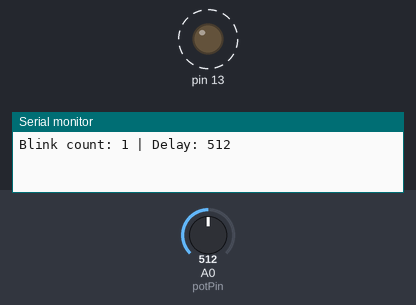
The sketch below on a simulated Arduino Uno, built with avr-gcc and run on an emulated ATmega328P. Parts: output pins drawn as LEDs (lit = HIGH), the last lines printed to the serial monitor. Dashed ring = blinking. Inputs (shaded band) come from the test bench; at power-on: A0 (potPin) = 512.

Above: at 1.8 s.
1.9 s: A0 (potPin) set to 0
At 3.2 s:
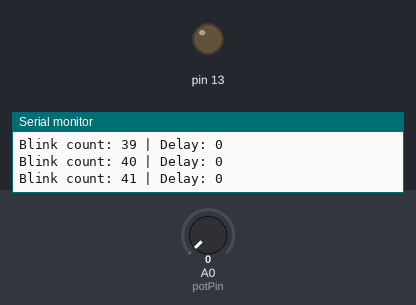
6.0 s: A0 (potPin) set to 122
At 6.31 s:
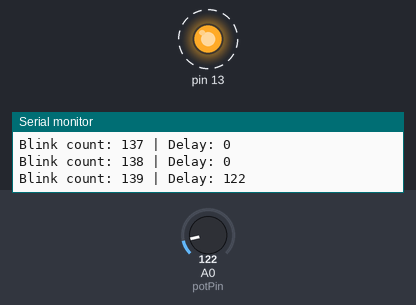
Timing chart, 0 to 15.5 s (numbered marks = the images above; inputs shaded):
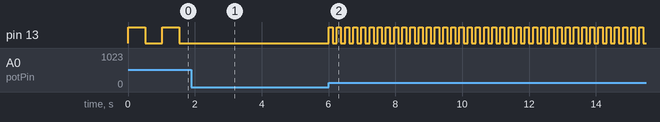

Measured:
- after the input at 1.9 s, pin 13: stops changing and stays LOW
- after the input at 6.0 s, pin 13: alternates HIGH for 0.12 s and LOW for 0.12 s, starting at once
- by itself, pin 13: alternates HIGH for 0.51 s and LOW for 0.51 s

The sketch:

led_blink.ino
```cpp
/**
 * @file led_blink.ino
 * @author [Your Name]
 * @date July 2026
 * @brief Dynamic IoT LED blink tracking system with potentiometer speed control.
 * Assignment submission for IIT Jammu Summer School 2026.
 */

int blinkCount = 0;
int potPin = A0;
int delayTime = 500;

void setup() {
  pinMode(13, OUTPUT);
  Serial.begin(9600);
}

void loop() {
  delayTime = analogRead(potPin);

  digitalWrite(13, HIGH);
  delay(delayTime);
  digitalWrite(13, LOW);
  delay(delayTime);

  blinkCount++;
  Serial.print("Blink count: ");
  Serial.print(blinkCount);
  Serial.print(" | Delay: ");
  Serial.println(delayTime);
}
```
